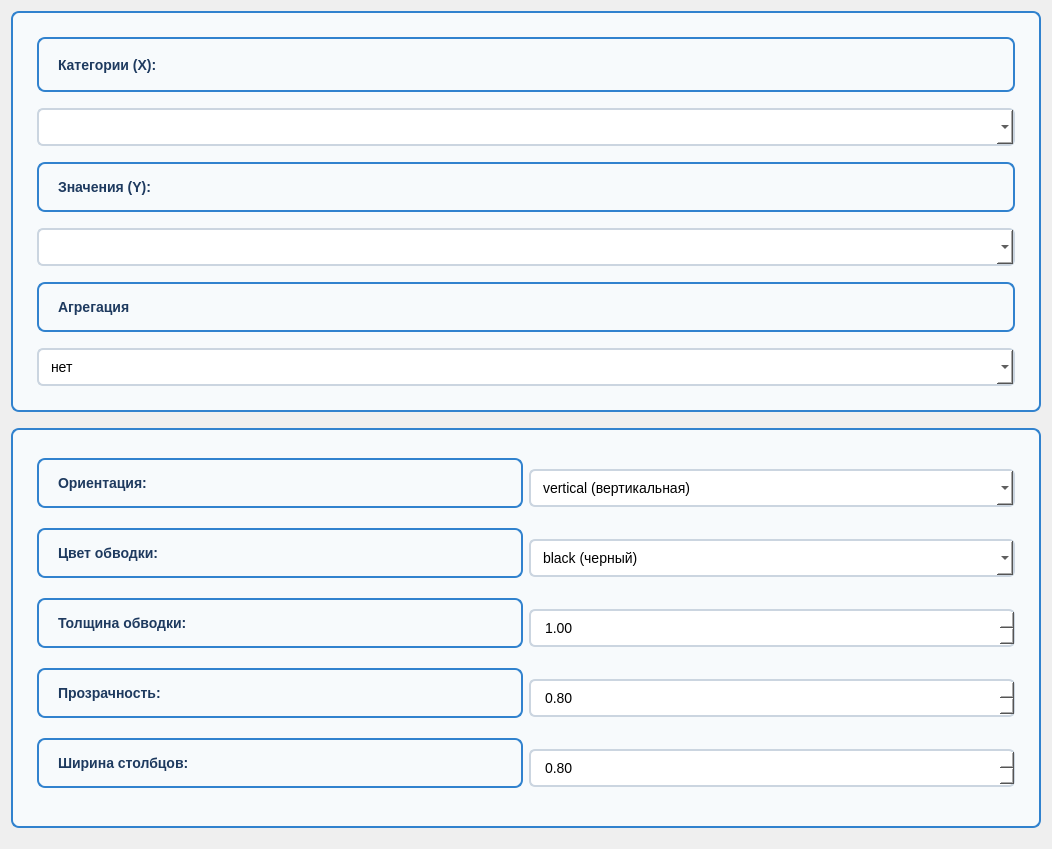
              <widget class="QWidget" name="scrollAreaWidgetContents_bar">
               <property name="geometry">
                <rect>
                 <x>0</x>
                 <y>0</y>
                 <width>1052</width>
                 <height>849</height>
                </rect>
               </property>
               <layout class="QVBoxLayout" name="verticalLayout_bar_scroll">
                <item>
                 <widget class="QFrame" name="bar_data_frame">
                  <property name="styleSheet">
                   <string notr="true">QFrame {
    background-color: #f7fafc;
    border: 2px solid #3182ce;
    border-radius: 8px;
    padding: 15px;
    margin-bottom: 10px;
}</string>
                  </property>
                  <layout class="QVBoxLayout" name="verticalLayout_bar_data">
                   <item>
                    <widget class="QLabel" name="label_bar_categories">
                     <property name="styleSheet">
                      <string notr="true">color: #1e3a5f;
font-size: 14px;
font-weight: bold;</string>
                     </property>
                     <property name="text">
                      <string>Категории (X):</string>
                     </property>
                    </widget>
                   </item>
                   <item>
                    <widget class="QComboBox" name="bar_categories_combo">
                     <property name="styleSheet">
                      <string notr="true">QComboBox {
    background-color: white;
    border: 2px solid #cbd5e0;
    border-radius: 6px;
    padding: 8px 12px;
    font-size: 14px;
}</string>
                     </property>
                    </widget>
                   </item>
                   <item>
                    <widget class="QLabel" name="label_bar_values">
                     <property name="styleSheet">
                      <string notr="true">color: #1e3a5f;
font-size: 14px;
font-weight: bold;
margin-top: 10px;</string>
                     </property>
                     <property name="text">
                      <string>Значения (Y):</string>
                     </property>
                    </widget>
                   </item>
                   <item>
                    <widget class="QComboBox" name="bar_values_combo">
                     <property name="styleSheet">
                      <string notr="true">QComboBox {
    background-color: white;
    border: 2px solid #cbd5e0;
    border-radius: 6px;
    padding: 8px 12px;
    font-size: 14px;
}</string>
                     </property>
                    </widget>
                   </item>
                   <item>
                    <widget class="QLabel" name="label_2">
                     <property name="styleSheet">
                      <string notr="true">color: #1e3a5f;
font-size: 14px;
font-weight: bold;
margin-top: 10px;</string>
                     </property>
                     <property name="text">
                      <string>Агрегация</string>
                     </property>
                    </widget>
                   </item>
                   <item>
                    <widget class="QComboBox" name="aggregation_bar">
                     <property name="styleSheet">
                      <string notr="true">QComboBox {
    background-color: white;
    border: 2px solid #cbd5e0;
    border-radius: 6px;
    padding: 8px 12px;
    font-size: 14px;
}</string>
                     </property>
                     <item>
                      <property name="text">
                       <string>нет</string>
                      </property>
                     </item>
                     <item>
                      <property name="text">
                       <string> count</string>
                      </property>
                     </item>
                     <item>
                      <property name="text">
                       <string>sum</string>
                      </property>
                     </item>
                     <item>
                      <property name="text">
                       <string>min</string>
                      </property>
                     </item>
                     <item>
                      <property name="text">
                       <string>max</string>
                      </property>
                     </item>
                     <item>
                      <property name="text">
                       <string>mean</string>
                      </property>
                     </item>
                     <item>
                      <property name="text">
                       <string>moda</string>
                      </property>
                     </item>
                     <item>
                      <property name="text">
                       <string>median</string>
                      </property>
                     </item>
                    </widget>
                   </item>
                  </layout>
                 </widget>
                </item>
                <item>
                 <widget class="QFrame" name="bar_style_frame">
                  <property name="styleSheet">
                   <string notr="true">QFrame {
    background-color: #f7fafc;
    border: 2px solid #3182ce;
    border-radius: 8px;
    padding: 15px;
    margin-bottom: 10px;
}</string>
                  </property>
                  <layout class="QGridLayout" name="gridLayout_bar_style">
                   <item row="0" column="1">
                    <widget class="QComboBox" name="bar_orientation_combo">
                     <property name="styleSheet">
                      <string notr="true">QComboBox {
    background-color: white;
    border: 2px solid #cbd5e0;
    border-radius: 6px;
    padding: 8px 12px;
    font-size: 14px;
    min-width: 150px;
}</string>
                     </property>
                     <item>
                      <property name="text">
                       <string>vertical (вертикальная)</string>
                      </property>
                     </item>
                     <item>
                      <property name="text">
                       <string>horizontal (горизонтальная)</string>
                      </property>
                     </item>
                    </widget>
                   </item>
                   <item row="0" column="0">
                    <widget class="QLabel" name="label_bar_orientation">
                     <property name="styleSheet">
                      <string notr="true">color: #1e3a5f;
font-size: 14px;
font-weight: bold;</string>
                     </property>
                     <property name="text">
                      <string>Ориентация:</string>
                     </property>
                    </widget>
                   </item>
                   <item row="2" column="0">
                    <widget class="QLabel" name="label_bar_edgewidth">
                     <property name="styleSheet">
                      <string notr="true">color: #1e3a5f;
font-size: 14px;
font-weight: bold;</string>
                     </property>
                     <property name="text">
                      <string>Толщина обводки:</string>
                     </property>
                    </widget>
                   </item>
                   <item row="1" column="1">
                    <widget class="QComboBox" name="bar_edgecolor_combo">
                     <property name="styleSheet">
                      <string notr="true">QComboBox {
    background-color: white;
    border: 2px solid #cbd5e0;
    border-radius: 6px;
    padding: 8px 12px;
    font-size: 14px;
    min-width: 150px;
}</string>
                     </property>
                     <item>
                      <property name="text">
                       <string>black (черный)</string>
                      </property>
                     </item>
                     <item>
                      <property name="text">
                       <string>darkgray</string>
                      </property>
                     </item>
                     <item>
                      <property name="text">
                       <string>none (без обводки)</string>
                      </property>
                     </item>
                    </widget>
                   </item>
                   <item row="1" column="0">
                    <widget class="QLabel" name="label_bar_edgecolor">
                     <property name="styleSheet">
                      <string notr="true">color: #1e3a5f;
font-size: 14px;
font-weight: bold;</string>
                     </property>
                     <property name="text">
                      <string>Цвет обводки:</string>
                     </property>
                    </widget>
                   </item>
                   <item row="2" column="1">
                    <widget class="QDoubleSpinBox" name="bar_edgewidth_spin">
                     <property name="styleSheet">
                      <string notr="true">QDoubleSpinBox {
    background-color: white;
    border: 2px solid #cbd5e0;
    border-radius: 6px;
    padding: 8px 12px;
    font-size: 14px;
    min-width: 100px;
}</string>
                     </property>
                     <property name="minimum">
                      <double>0.000000000000000</double>
                     </property>
                     <property name="maximum">
                      <double>5.000000000000000</double>
                     </property>
                     <property name="singleStep">
                      <double>0.500000000000000</double>
                     </property>
                     <property name="value">
                      <double>1.000000000000000</double>
                     </property>
                    </widget>
                   </item>
                   <item row="3" column="0">
                    <widget class="QLabel" name="label_bar_alpha">
                     <property name="styleSheet">
                      <string notr="true">color: #1e3a5f;
font-size: 14px;
font-weight: bold;</string>
                     </property>
                     <property name="text">
                      <string>Прозрачность:</string>
                     </property>
                    </widget>
                   </item>
                   <item row="3" column="1">
                    <widget class="QDoubleSpinBox" name="bar_alpha_spin">
                     <property name="styleSheet">
                      <string notr="true">QDoubleSpinBox {
    background-color: white;
    border: 2px solid #cbd5e0;
    border-radius: 6px;
    padding: 8px 12px;
    font-size: 14px;
    min-width: 100px;
}</string>
                     </property>
                     <property name="minimum">
                      <double>0.000000000000000</double>
                     </property>
                     <property name="maximum">
                      <double>1.000000000000000</double>
                     </property>
                     <property name="singleStep">
                      <double>0.100000000000000</double>
                     </property>
                     <property name="value">
                      <double>0.800000000000000</double>
                     </property>
                    </widget>
                   </item>
                   <item row="4" column="0">
                    <widget class="QLabel" name="label_bar_width">
                     <property name="styleSheet">
                      <string notr="true">color: #1e3a5f;
font-size: 14px;
font-weight: bold;</string>
                     </property>
                     <property name="text">
                      <string>Ширина столбцов:</string>
                     </property>
                    </widget>
                   </item>
                   <item row="4" column="1">
                    <widget class="QDoubleSpinBox" name="bar_width_spin">
                     <property name="styleSheet">
                      <string notr="true">QDoubleSpinBox {
    background-color: white;
    border: 2px solid #cbd5e0;
    border-radius: 6px;
    padding: 8px 12px;
    font-size: 14px;
    min-width: 100px;
}</string>
                     </property>
                     <property name="minimum">
                      <double>0.100000000000000</double>
                     </property>
                     <property name="maximum">
                      <double>1.000000000000000</double>
                     </property>
                     <property name="singleStep">
                      <double>0.100000000000000</double>
                     </property>
                     <property name="value">
                      <double>0.800000000000000</double>
                     </property>
                    </widget>
                   </item>
                  </layout>
                 </widget>
                </item>
               </layout>
              </widget>
